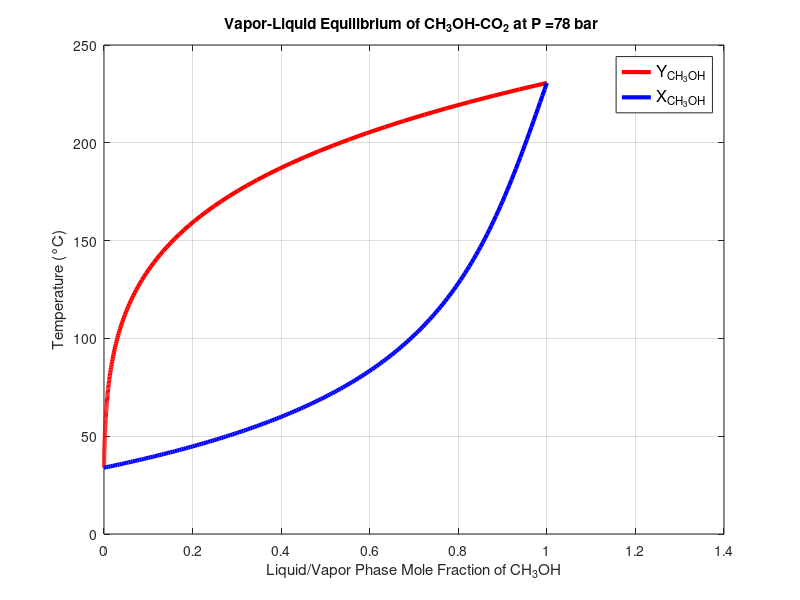

Write MATLAB code to recreate this figure.
% Given pressure in pascal
P = 78*10^(5);  

% Antoine equation coefficients for CH3OH and CO2
A_ch3oh = 24.834;
B_ch3oh = 4515.897;
A_co2 = 22.36;
B_co2 = 1992.9;

% Initialize arrays for x1 (liquid phase mole fraction of CH3OH) and T (temperature)
x1 = linspace(0, 1, 201);  % Mole fraction of CH3OH in liquid phase
T_values = linspace(0, 1, 201);
y1 = linspace(0, 1, 201);  % Mole fraction of CH3OH in vapor phase

for j = 1:length(x1)
    % Initialize an initial guess for T
    T_guess = 100;  % Initial guess for temperature 

    % Define a function to find T that satisfies Raoult's law
    fun = @(T) (x1(j) * exp(A_ch3oh - B_ch3oh / (T + 273.15)) + (1 - x1(j)) * exp(A_co2 - B_co2 / (T + 273.15))-P);

    % Use fsolve to find the root
    T_values(j) = fsolve(fun, T_guess);

    % Calculate y1 using Raoult's law
    pvap_ch3oh = exp(A_ch3oh - B_ch3oh / (T_values(j) + 273.15));
    y1(j) = x1(j)*(pvap_ch3oh / P);
end

% Create a figure
figure('Position', [100, 100, 1000, 600]);

% Plot y1 vs. T
plot(y1, T_values, '-r', 'LineWidth', 3, 'DisplayName', 'Y_{CH_3OH}');
hold on
plot(x1, T_values, '-b', 'LineWidth', 3, 'DisplayName', 'X_{CH_3OH}');

% Add labels and title
xlabel('Liquid/Vapor Phase Mole Fraction of CH_3OH');
ylabel('Temperature (°C)');
title(['Vapor-Liquid Equilibrium of CH_3OH-CO_2 at P =78 bar ']);

% Adjust the legend size
legend('Location', 'best', 'FontSize', 12);

% Grid on for better visualization
grid on;